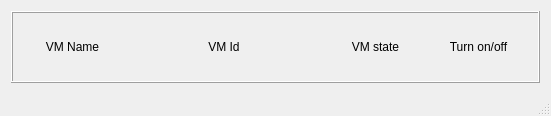
<?xml version="1.0" encoding="UTF-8"?>
<ui version="4.0">
 <class>VBoxManageWindow</class>
 <widget class="QMainWindow" name="VBoxManageWindow">
  <property name="geometry">
   <rect>
    <x>0</x>
    <y>0</y>
    <width>551</width>
    <height>116</height>
   </rect>
  </property>
  <property name="windowTitle">
   <string>Virtual Machines</string>
  </property>
  <widget class="QWidget" name="centralWidget">
   <layout class="QVBoxLayout" name="verticalLayout_2">
    <item>
     <widget class="QFrame" name="pnl_controls">
      <property name="frameShape">
       <enum>QFrame::Box</enum>
      </property>
      <property name="frameShadow">
       <enum>QFrame::Raised</enum>
      </property>
      <layout class="QVBoxLayout" name="verticalLayout">
       <item>
        <layout class="QGridLayout" name="gl_vm_controls" columnstretch="1,2,1,1">
         <item row="0" column="2">
          <widget class="QLabel" name="lbl_vm_state">
           <property name="sizePolicy">
            <sizepolicy hsizetype="Preferred" vsizetype="Preferred">
             <horstretch>0</horstretch>
             <verstretch>0</verstretch>
            </sizepolicy>
           </property>
           <property name="frameShape">
            <enum>QFrame::NoFrame</enum>
           </property>
           <property name="text">
            <string>VM state</string>
           </property>
           <property name="alignment">
            <set>Qt::AlignCenter</set>
           </property>
          </widget>
         </item>
         <item row="0" column="3">
          <widget class="QLabel" name="lbl_turn">
           <property name="sizePolicy">
            <sizepolicy hsizetype="Preferred" vsizetype="Preferred">
             <horstretch>0</horstretch>
             <verstretch>0</verstretch>
            </sizepolicy>
           </property>
           <property name="frameShape">
            <enum>QFrame::NoFrame</enum>
           </property>
           <property name="text">
            <string>Turn on/off</string>
           </property>
           <property name="alignment">
            <set>Qt::AlignCenter</set>
           </property>
          </widget>
         </item>
         <item row="0" column="0">
          <widget class="QLabel" name="lbl_vm_name">
           <property name="sizePolicy">
            <sizepolicy hsizetype="Preferred" vsizetype="Preferred">
             <horstretch>0</horstretch>
             <verstretch>0</verstretch>
            </sizepolicy>
           </property>
           <property name="frameShape">
            <enum>QFrame::NoFrame</enum>
           </property>
           <property name="text">
            <string>VM Name</string>
           </property>
           <property name="alignment">
            <set>Qt::AlignCenter</set>
           </property>
          </widget>
         </item>
         <item row="0" column="1">
          <widget class="QLabel" name="lbl_vm_id">
           <property name="sizePolicy">
            <sizepolicy hsizetype="Preferred" vsizetype="Preferred">
             <horstretch>0</horstretch>
             <verstretch>0</verstretch>
            </sizepolicy>
           </property>
           <property name="frameShape">
            <enum>QFrame::NoFrame</enum>
           </property>
           <property name="text">
            <string>VM Id</string>
           </property>
           <property name="alignment">
            <set>Qt::AlignCenter</set>
           </property>
          </widget>
         </item>
        </layout>
       </item>
      </layout>
     </widget>
    </item>
   </layout>
  </widget>
  <widget class="QMenuBar" name="mb_main">
   <property name="geometry">
    <rect>
     <x>0</x>
     <y>0</y>
     <width>551</width>
     <height>25</height>
    </rect>
   </property>
  </widget>
  <widget class="QStatusBar" name="sb_status"/>
  <action name="actionTry_init_machines">
   <property name="text">
    <string>Try init machines</string>
   </property>
  </action>
 </widget>
 <layoutdefault spacing="6" margin="11"/>
 <resources/>
 <connections/>
</ui>
